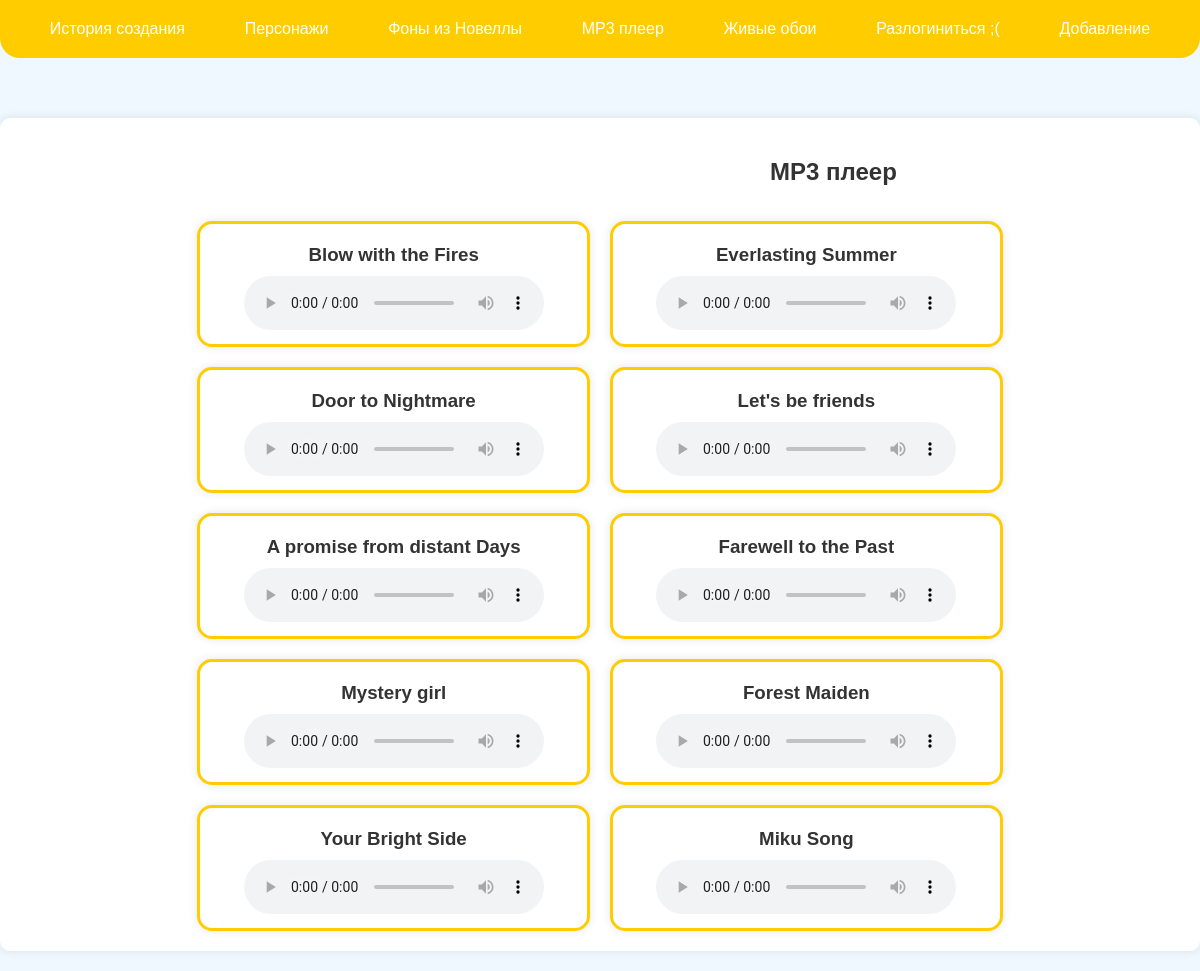
Page /music_player/ (signed in) on the committed database.
### Summer_APP/models.py (models this page shows, shortened)
class MusicTrack(models.Model):
    title = models.CharField(max_length=100)
    audio_file = models.FileField(upload_to='audio/tracks/')

### Summer_APP/views.py (the view)
# urls.py: path('music_player/', views.music_player, name='music_player'),
@login_required(login_url='login')
def music_player(request):
    tracks = MusicTrack.objects.all()
    context = {
        'tracks': tracks,
        'user': request.user
    }
    return render(request, 'Summer_APP/music_player.html', context)

### Summer_APP/templates/Summer_APP/music_player.html (shortened to what this page needs)
{% extends 'Summer_APP/base.html' %}
{% block content %}
<section class="content-section">
    <h2 class="h2_class_music">MP3 плеер</h2>
    <div class="music-tracks">
        {% for track in tracks %}
        <div class="track">
            <h3>{{ track.title }}</h3>
            <audio controls>
                <source src="{{ track.audio_file.url }}" type="audio/mp3">
            </audio>
        </div>
        {% empty %}
        <p>Нет доступных треков.</p>
        {% endfor %}
    </div>
</section>
{% endblock %}

### Summer_APP/templates/Summer_APP/base.html (shortened to what this page needs)
<!DOCTYPE html>
{% load static %}
<html lang="en">
<head>
    <link rel="stylesheet" href="{% static 'styles.css' %}">
</head>
<body>
    <nav class="nav-bar">
        <ul>
            <li><a href="{% url 'creation_story' %}">История создания</a></li>
            {% if request.user.is_authenticated %}
                 <li><a href="{% url 'characters' %}">Персонажи</a></li>
                <li><a href="{% url 'background_images' %}">Фоны из Новеллы</a></li>
                <li><a href="{% url 'music_player' %}">MP3 плеер</a></li>
                <li><a href="{% url 'wallpaper_video' %}">Живые обои</a></li>
                <li><a href="{% url 'logout' %}">Разлогиниться ;(</a></li>
                {% else %}
                <li style="color: white">Перед тем как полностью окунуться в Лето Сферу надо <a href="{% url 'login' %}">зарегестрироваться!</a></li>
            {% endif %}
        {% if request.user.is_superuser %}
                    <li><a href="{% url 'add_content' %}">Добавление</a></li>
        {% endif %}
        </ul>
    </nav>
    {% block add %}
    <div class="container">
    </div>
    {% endblock %}
    <div class="content">
        {% block content %}
        {% endblock %}
    </div>
</body>
</html>

### Summer_APP/static/styles.css (style rules this page uses)
body { font-family: 'Arial', sans-serif; background-color: #f0f8ff; margin: 0; padding: 0; color: #333; }
.nav-bar { background-color: #ffcc00; color: white; padding: 10px 20px; border-radius: 0 0 20px 20px; }
.nav-bar ul { list-style-type: none; margin: 0; padding: 0; display: flex; justify-content: space-around; }
.nav-bar li { display: inline; }
.nav-bar a { color: white; text-decoration: none; padding: 10px 20px; display: block; }
.container { width: 90%; max-width: 1200px; margin: 0 auto; padding: 20px; }
.content-section { background-color: #ffffff; padding: 20px; margin: 20px 0; border-radius: 10px; box-shadow: 0 0 10px rgba(0,0,0,0.1); }
.music-tracks { display: flex; flex-wrap: wrap; gap: 20px; justify-content: center; }
.music-tracks .track { background-color: #ffffff; padding: 10px; border: 3px solid #ffcc00; border-radius: 15px; box-shadow: 0 0 10px rgba(0,0,0,0.1); width: calc(33.333% - 20px); text-align: center; transition: transform 0.3s ease, box-shadow 0.3s ease; }
.music-tracks .track h3 { margin: 10px 0; }
.h2_class_music { padding-left: 750px; padding-bottom: 15px; }

### rows in the picture
MusicTrack: title "Blow with the Fires"
MusicTrack: title "Everlasting Summer"
MusicTrack: title "Door to Nightmare"
MusicTrack: title "Let's be friends"
MusicTrack: title "A promise from distant Days"
MusicTrack: title "Farewell to the Past"
MusicTrack: title "Mystery girl"
MusicTrack: title "Forest Maiden"
MusicTrack: title "Your Bright Side"
MusicTrack: title "Miku Song"
